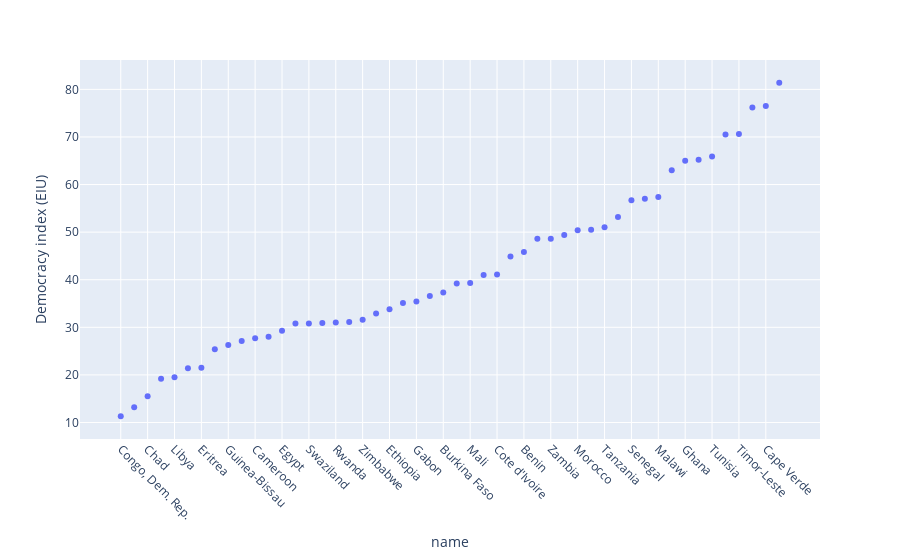

Source (notebook cell):
### Code cell
is_2020 = df_afr['time'] == 2020
df_afr_2020 = df_afr[is_2020]

fig = px.scatter(df_afr_2020, x="name",  y="Democracy index (EIU)",
                 hover_name="name")
fig.update_xaxes(tickangle=45)
fig.update_xaxes(categoryorder='total ascending')

fig.show()

### Figure 1 — Plotly figure (JSON) as saved in the notebook; plotly's stock layout.template omitted (floating-point values rounded to 4 significant figures)
{"data": [{"hovertemplate": "<b>%{hovertext}</b><br><br>name=%{x}<br>Democracy index (EIU)=%{y}<extra></extra>", "hovertext": ["Angola", "Benin", "Botswana", "Burkina Faso", "Burundi", "Cameroon", "Cape Verde", "Central African Republic", "Chad", "Comoros", "Congo, Dem. Rep.", "Congo, Rep.", "Cote d'Ivoire", "Djibouti", "Egypt", "Equatorial Guinea", "Eritrea", "Ethiopia", "Gabon", "Gambia", "Ghana", "Guinea", "Guinea-Bissau", "Kenya", "Lesotho", "Liberia", "Libya", "Madagascar", "Malawi", "Mali", "Mauritania", "Mauritius", "Morocco", "Mozambique", "Namibia", "Niger", "Nigeria", "Rwanda", "Senegal", "Sierra Leone", "South Africa", "Sudan", "Swaziland", "Tanzania", "Timor-Leste", "Togo", "Tunisia", "Uganda", "Zambia", "Zimbabwe"], "legendgroup": "", "marker": {"color": "#636efa", "symbol": "circle"}, "mode": "markers", "name": "", "orientation": "v", "showlegend": false, "type": "scatter", "x": ["Angola", "Benin", "Botswana", "Burkina Faso", "Burundi", "Cameroon", "Cape Verde", "Central African Republic", "Chad", "Comoros", "Congo, Dem. Rep.", "Congo, Rep.", "Cote d'Ivoire", "Djibouti", "Egypt", "Equatorial Guinea", "Eritrea", "Ethiopia", "Gabon", "Gambia", "Ghana", "Guinea", "Guinea-Bissau", "Kenya", "Lesotho", "Liberia", "Libya", "Madagascar", "Malawi", "Mali", "Mauritania", "Mauritius", "Morocco", "Mozambique", "Namibia", "Niger", "Nigeria", "Rwanda", "Senegal", "Sierra Leone", "South Africa", "Sudan", "Swaziland", "Tanzania", "Timor-Leste", "Togo", "Tunisia", "Uganda", "Zambia", "Zimbabwe"], "xaxis": "x", "y": [36.6, 45.8, 76.2, 37.3, 21.4, 27.7, 76.5, 13.2, 15.5, 30.9, 11.3, 31.1, 41.1, 27.1, 29.3, 19.2, 21.5, 33.8, 35.4, 44.9, 65, 30.8, 26.3, 50.5, 63, 53.2, 19.5, 57, 57.4, 39.3, 39.2, 81.4, 50.4, 35.1, 65.2, 32.9, 41, 31, 56.7, 48.6, 70.5, 25.4, 30.8, 51, 70.6, 28, 65.9, 49.4, 48.6, 31.6], "yaxis": "y"}], "layout": {"legend": {"tracegroupgap": 0}, "margin": {"t": 60}, "xaxis": {"anchor": "y", "categoryorder": "total ascending", "domain": [0, 1], "tickangle": 45, "title": {"text": "name"}}, "yaxis": {"anchor": "x", "domain": [0, 1], "title": {"text": "Democracy index (EIU)"}}}}
